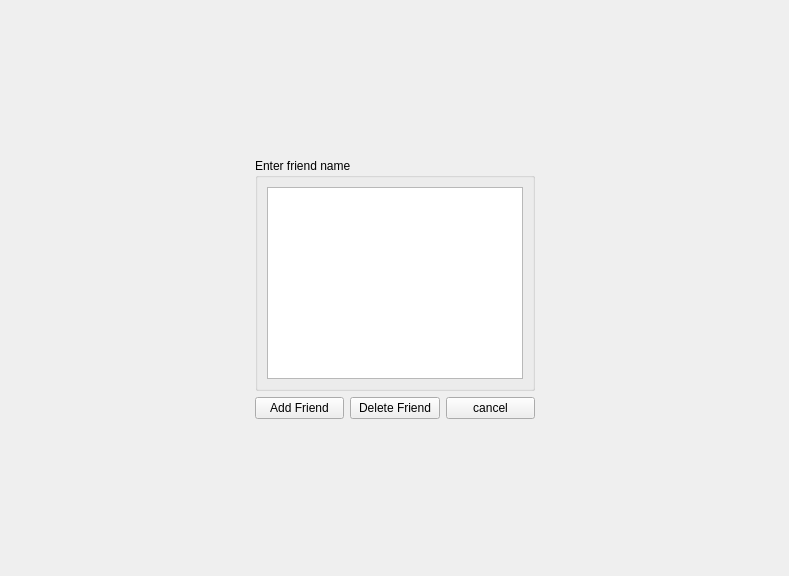
<?xml version="1.0" encoding="UTF-8"?>
<ui version="4.0">
 <class>addFriend</class>
 <widget class="QWidget" name="addFriend">
  <property name="geometry">
   <rect>
    <x>0</x>
    <y>0</y>
    <width>789</width>
    <height>576</height>
   </rect>
  </property>
  <property name="windowTitle">
   <string>Form</string>
  </property>
  <layout class="QHBoxLayout" name="horizontalLayout_2">
   <item>
    <spacer name="horizontalSpacer">
     <property name="orientation">
      <enum>Qt::Horizontal</enum>
     </property>
     <property name="sizeHint" stdset="0">
      <size>
       <width>40</width>
       <height>20</height>
      </size>
     </property>
    </spacer>
   </item>
   <item>
    <layout class="QVBoxLayout" name="verticalLayout">
     <item>
      <spacer name="verticalSpacer">
       <property name="orientation">
        <enum>Qt::Vertical</enum>
       </property>
       <property name="sizeHint" stdset="0">
        <size>
         <width>20</width>
         <height>40</height>
        </size>
       </property>
      </spacer>
     </item>
     <item>
      <widget class="QGroupBox" name="groupBox">
       <property name="title">
        <string>Enter friend name</string>
       </property>
       <layout class="QVBoxLayout" name="verticalLayout_2">
        <item>
         <widget class="QTextEdit" name="textFriend"/>
        </item>
       </layout>
      </widget>
     </item>
     <item>
      <layout class="QHBoxLayout" name="horizontalLayout">
       <item>
        <widget class="QPushButton" name="btnOk">
         <property name="text">
          <string>Add Friend</string>
         </property>
        </widget>
       </item>
       <item>
        <widget class="QPushButton" name="btnDeleteFriend">
         <property name="text">
          <string>Delete Friend</string>
         </property>
        </widget>
       </item>
       <item>
        <widget class="QPushButton" name="btnCancel">
         <property name="text">
          <string>cancel</string>
         </property>
        </widget>
       </item>
      </layout>
     </item>
     <item>
      <spacer name="verticalSpacer_2">
       <property name="orientation">
        <enum>Qt::Vertical</enum>
       </property>
       <property name="sizeHint" stdset="0">
        <size>
         <width>20</width>
         <height>40</height>
        </size>
       </property>
      </spacer>
     </item>
    </layout>
   </item>
   <item>
    <spacer name="horizontalSpacer_2">
     <property name="orientation">
      <enum>Qt::Horizontal</enum>
     </property>
     <property name="sizeHint" stdset="0">
      <size>
       <width>40</width>
       <height>20</height>
      </size>
     </property>
    </spacer>
   </item>
  </layout>
 </widget>
 <resources/>
 <connections/>
</ui>
